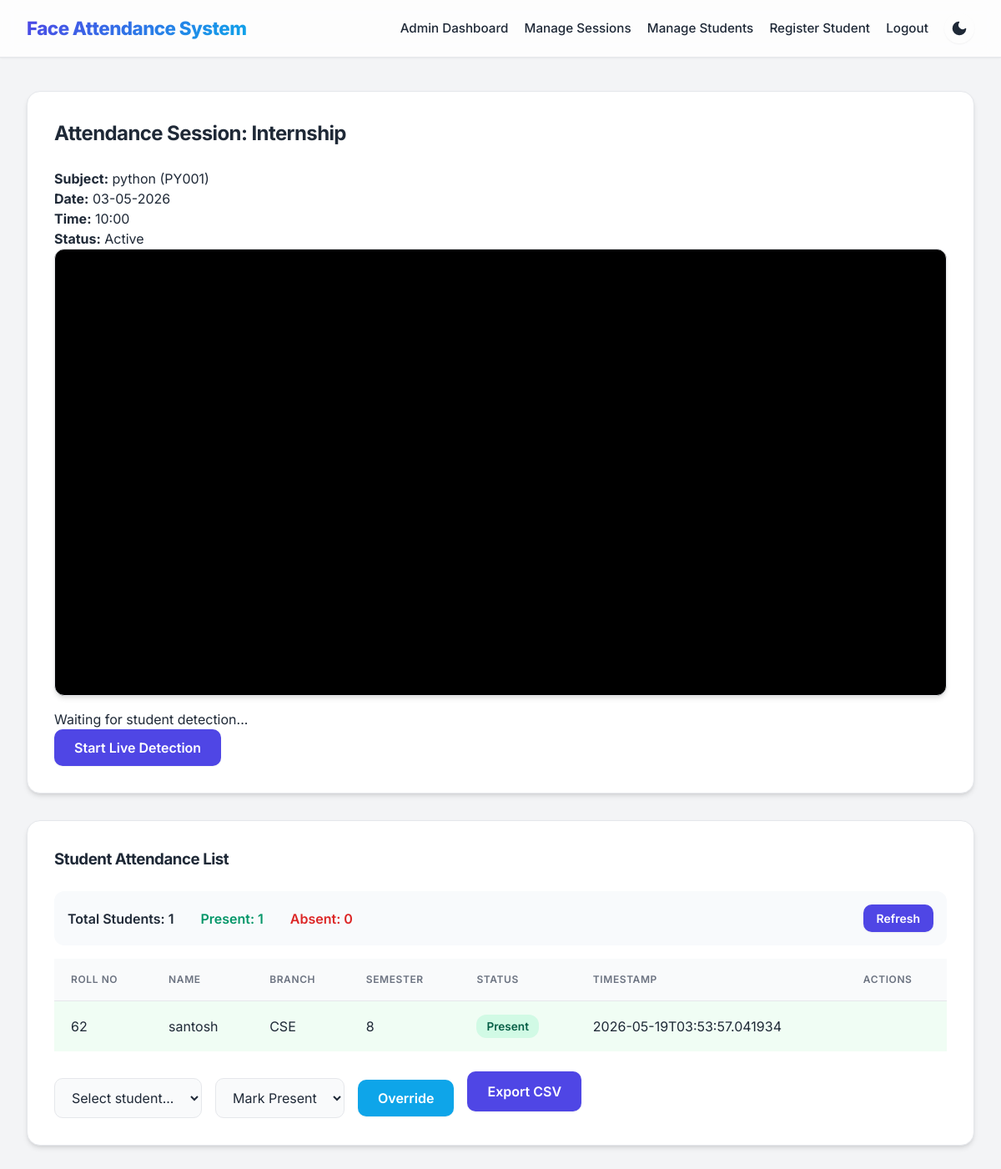
The page /admin/session/1 (signed in) on the database its author committed.
### tables this page shows
CREATE TABLE subjects(
        id INTEGER PRIMARY KEY,
        name TEXT,
        code TEXT
    );

CREATE TABLE attendance(
        id INTEGER PRIMARY KEY,
        student_id INTEGER,
        session_id INTEGER,
        status TEXT,
        timestamp TEXT,
        note TEXT,
        FOREIGN KEY(student_id) REFERENCES students(id),
        FOREIGN KEY(session_id) REFERENCES sessions(id)
    );

CREATE TABLE students(
        id INTEGER PRIMARY KEY,
        name TEXT,
        roll_no TEXT,
        branch TEXT,
        semester TEXT,
        photo_count INTEGER DEFAULT 0
    , password TEXT);

### app.py (the view)
@app.route('/admin/session/<int:session_id>')
def attendance_session(session_id):
    if not session.get('admin_user'):
        return redirect(url_for('login'))
    session_info = query_db('SELECT s.*, subj.name as subject_name, subj.code as subject_code FROM sessions s LEFT JOIN subjects subj ON s.subject_id=subj.id WHERE s.id=?', (session_id,), one=True)
    students_with_attendance = query_db('''
        SELECT s.id, s.name, s.roll_no, s.branch, s.semester,
               a.status, a.timestamp,
               CASE WHEN a.status IS NOT NULL THEN 1 ELSE 0 END as has_attendance
        FROM students s
        LEFT JOIN attendance a ON s.id = a.student_id AND a.session_id = ?
        ORDER BY s.roll_no
    ''', (session_id,))
    return render_template('attendance_session.html', session_info=session_info, students=students_with_attendance)

### app.py (called while the page is built)
def get_db_connection():
    conn = sqlite3.connect(DATABASE_PATH)
    conn.row_factory = sqlite3.Row
    return conn

def query_db(query, args=(), one=False):
    conn = get_db_connection()
    cursor = conn.execute(query, args)
    rows = cursor.fetchall()
    conn.close()
    return rows[0] if one and rows else rows

@app.before_request
def restrict_access():
    allowed_routes = ['home', 'login', 'student_login', 'student_register', 'static', 'test_image', 'get_active_sessions']
    if request.endpoint in allowed_routes or not request.endpoint:
        return
    if request.path.startswith('/admin/'):
        if session.get('user_type') != 'admin':
            flash('Admin access required', 'error')
            return redirect(url_for('login'))
    if request.path.startswith('/student/'):
        protected_student_routes = ['student_history', 'student_attend']
        if request.endpoint in protected_student_routes and session.get('user_type') != 'student':
            flash('Student login required', 'error')
            return redirect(url_for('student_login'))

### templates/attendance_session.html (shortened to what this page needs)
{% extends 'base.html' %}
{% block content %}
<div class="card wide-card" data-session-id="{{ session_info.id }}">
    <h2>Attendance Session: {{ session_info.title }}</h2>
    <div class="session-summary">
        <div><strong>Subject:</strong> {{ session_info.subject_name }} ({{ session_info.subject_code }})</div>
        <div><strong>Date:</strong> {{ session_info.date }}</div>
        <div><strong>Time:</strong> {{ session_info.time }}</div>
        <div><strong>Status:</strong> {{ 'Active' if session_info.active else 'Inactive' }}</div>
    </div>
    <div class="video-panel">
        <video id="attendVideo" autoplay muted></video>
        <div class="attendance-status">
            <div id="detectedStudent">Waiting for student detection...</div>
            <div><button id="startStream" class="button">Start Live Detection</button></div>
        </div>
    </div>
</div>
<div class="card">
    <h3>Student Attendance List</h3>
    <div class="attendance-summary">
        <div class="summary-stats">
            <span class="stat-item">Total Students: {{ students|length }}</span>
            <span class="stat-item present-count">Present: {{ students|selectattr('status')|list|length }}</span>
            <span class="stat-item absent-count">Absent: {{ students|rejectattr('status')|list|length }}</span>
        </div>
        <button id="refreshBtn" class="button small">Refresh</button>
    </div>
    <table id="attendanceTable">
        <thead>
            <tr>
                <th>Roll No</th>
                <th>Name</th>
                <th>Branch</th>
                <th>Semester</th>
                <th>Status</th>
                <th>Timestamp</th>
                <th>Actions</th>
            </tr>
        </thead>
        <tbody>
            {% for student in students %}
            <tr data-student-id="{{ student.id }}" class="student-row {{ 'present-row' if student.status == 'Present' else 'absent-row' }}">
                <td>{{ student.roll_no }}</td>
                <td>{{ student.name }}</td>
                <td>{{ student.branch }}</td>
                <td>{{ student.semester }}</td>
                <td>
                    <span class="status-badge {{ 'status-present' if student.status == 'Present' else 'status-absent' }}">
                        {{ student.status if student.status else 'Not Marked' }}
                    </span>
                </td>
                <td>{{ student.timestamp if student.timestamp else '-' }}</td>
                <td>
                </td>
            </tr>
            {% endfor %}
        </tbody>
    </table>
    <div class="session-actions">
        <form method="post" action="{{ url_for('session_override', session_id=session_info.id) }}" class="inline-form" id="overrideForm">
            <select name="student_id" id="overrideStudentId">
                <option value="">Select student...</option>
            </select>
            <select name="action">
                <option value="present">Mark Present</option>
            </select>
            <button type="submit" class="button secondary">Override</button>
        </form>
        <a class="button" href="{{ url_for('export_session', session_id=session_info.id) }}">Export CSV</a>
    </div>
</div>
{% endblock %}

### static/styles.css (style rules this page uses)
:root { --bg: #f3f4f6; --card: #ffffff; --text: #1f2937; --muted: #6b7280; --primary: #4f46e5; --primary-hover: #4338ca; --accent: #0ea5e9; --accent-hover: #0284c7; --danger: #ef4444; --danger-hover: #dc2626; --border: #e5e7eb; --shadow-sm: 0 1px 2px 0 rgb(0 0 0 / 0.05); --shadow-md: 0 4px 6px -1px rgb(0 0 0 / 0.1), 0 2px 4px -2px rgb(0 0 0 / 0.1); --shadow-lg: 0 10px 15px -3px rgb(0 0 0 / 0.1), 0 4px 6px -4px rgb(0 0 0 / 0.1); --nav-bg: rgba(255, 255, 255, 0.8); --input-bg: #f9fafb; }
* { box-sizing: border-box; }
body { margin: 0; font-family: 'Inter', -apple-system, BlinkMacSystemFont, "Segoe UI", Roboto, Helvetica, Arial, sans-serif; background: var(--bg); color: var(--text); line-height: 1.5; transition: background-color 0.3s ease, color 0.3s ease; }
.card { background: var(--card); border: 1px solid var(--border); border-radius: 16px; padding: 2rem; margin-bottom: 2rem; box-shadow: var(--shadow-md); transition: transform 0.2s ease, box-shadow 0.2s ease; }
.wide-card { width: 100%; }
.card h2, .card h3 { margin-top: 0; margin-bottom: 1.5rem; color: var(--text); font-weight: 700; letter-spacing: -0.025em; }
input, select { width: 100%; padding: 0.75rem 1rem; border: 1px solid var(--border); border-radius: 10px; background: var(--input-bg); color: var(--text); font-family: inherit; font-size: 1rem; transition: border-color 0.2s ease, box-shadow 0.2s ease; }
::placeholder { color: var(--muted); opacity: 0.8; }
button, .button { display: inline-block; border: none; background: var(--primary); color: #ffffff; padding: 0.75rem 1.5rem; border-radius: 10px; cursor: pointer; font-weight: 600; font-size: 1rem; font-family: inherit; text-align: center; text-decoration: none; transition: background-color 0.2s ease, transform 0.1s ease, box-shadow 0.2s ease; box-shadow: var(--shadow-sm); }
.button.secondary { background: var(--accent); }
.button.small { padding: 0.5rem 1rem; font-size: 0.875rem; }
.video-panel { display: flex; flex-direction: column; gap: 1rem; }
video { width: 100%; height: auto; border-radius: 12px; border: 1px solid var(--border); background: #000; box-shadow: var(--shadow-md); }
.capture-controls, .session-actions, .inline-form { display: flex; align-items: center; gap: 1rem; flex-wrap: wrap; margin-top: 1rem; }
table { width: 100%; border-collapse: collapse; background: var(--card); }
table th, table td { padding: 1rem 1.25rem; border-bottom: 1px solid var(--border); text-align: left; }
table th { background: var(--input-bg); font-weight: 600; color: var(--muted); text-transform: uppercase; font-size: 0.75rem; letter-spacing: 0.05em; }
table tr:last-child td { border-bottom: none; }
.inline-form select, .inline-form button { width: auto; margin-top: 0; }
.status-badge { display: inline-flex; align-items: center; padding: 0.25rem 0.75rem; border-radius: 9999px; font-size: 0.875rem; font-weight: 600; white-space: nowrap; }

### templates/attendance_session.html (style rules this page uses)
.attendance-summary { display: flex; justify-content: space-between; align-items: center; margin-bottom: 1rem; padding: 1rem; background: #f8fafc; border-radius: 12px; }
.summary-stats { display: flex; gap: 2rem; }
.stat-item { font-weight: 600; }
.present-count { color: #059669; }
.absent-count { color: #dc2626; }
.student-row.present-row { background: #f0fdf4; }
.status-badge { padding: 0.25rem 0.75rem; border-radius: 12px; font-size: 0.85rem; font-weight: 600; }
.status-present { background: #d1fae5; color: #065f46; }

### rows shown on the page
subjects: subject_name "python", subject_code "PY001"
attendance: roll_no "62", name "santosh", branch "CSE", semester "8", status "Present", timestamp "2026-05-19T03:53:57.041934"

### other values the page prints
{{ session_info.title }} "Internship"
{{ session_info.date }} "03-05-2026"
{{ session_info.time }} "10:00"
{{ 'Active' if session_info.active else 'Inactive' }} "Active"
{{ students|length }} "1"
{{ students|selectattr('status')|list|length }} "1"
{{ students|rejectattr('status')|list|length }} "0"
